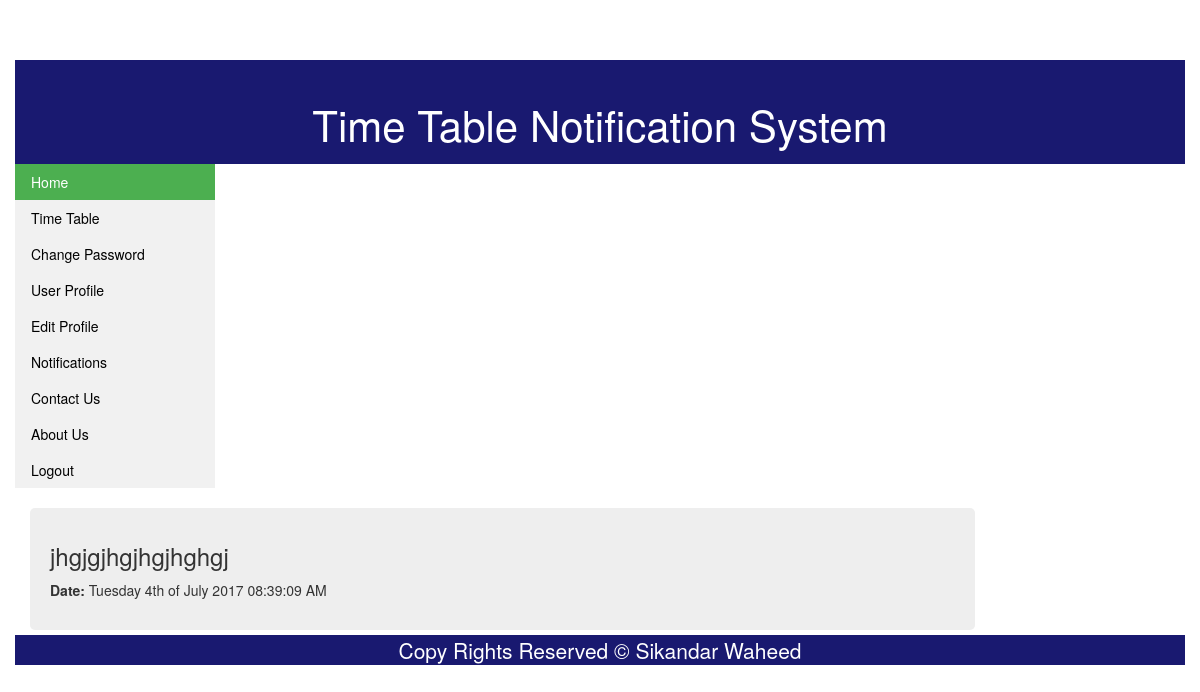
Page /Notifications.php (signed in) on the committed database.
### tables this page shows
CREATE TABLE `notification` (
  `Notif_Id` int(11) NOT NULL,
  `Msg` varchar(100) NOT NULL,
  `Checkpoint` tinyint(1) NOT NULL COMMENT '1: Unread, 0: read',
  `User_Id` int(11) NOT NULL,
  `p_id` int(10) UNSIGNED DEFAULT NULL,
  `time_rec` timestamp NOT NULL DEFAULT CURRENT_TIMESTAMP
);

### Notifications.php (the view, shortened to what this page needs)
<?php
include ('PhpScripts/connection.php');
?>
<!doctype html>
<html>
<head>
<link href="CSS/bootstrap.min.css" rel="stylesheet">
<link href="CSS/homestyle.css" rel="stylesheet" type="text/css">
</head>
<body>
<div class="container col-md-12">
	<div class="header col-md-12">
    	<p id="webtitle">Time Table Notification System</p>
    </div>
    <div class="content">
	<ul class="menu col-md-3">
			 <li><a class="active" href="welcome.php">Home</a></li>
			 <li><a href="timeTable.php">Time Table</a></li>
			 <li><a href="changePassword.php">Change Password</a></li>
	<?php
	if($_SESSION['login_type']==3)
	{
    	echo '
			  <li><a href="userProfile.php">User Profile</a></li>
			  <li><a href="editProfile.php">Edit Profile</a></li>
			  <li><a href="Notifications.php">Notifications</a></li>
			';
	}
		?>
			<li><a href="contactUs.php">Contact Us</a></li>
			<li><a href="aboutUs.php">About Us</a></li>
			<li><a href="PhpScripts/logout.php">Logout</a></li>
		</ul>
		<div class=" col-md-10">
		<br>
			<?php
				$sql = "SELECT * FROM `notification` WHERE `User_Id` = ".$_SESSION['user_id']." AND `Checkpoint`=0";
				$query = mysqli_query($conn,$sql);
				while($row = mysqli_fetch_assoc($query)){
					$date = strtotime($row['time_rec']);
					echo '<div class="message">
							  <h3>'.$row['Msg'].'</h3>
							  <p><b>Date: </b>'.date("l jS \of F Y h:i:s A",$date).'</p>
						</div>';
				}
			?>
		</div>
    </div>
    <div class="footer col-md-12">
   	 <p id="foot">Copy Rights Reserved &copy; Sikandar Waheed</p>
    </div>
</div>
</body>
</html>

### CSS/homestyle.css (style rules this page uses)
.container { background-color: white; margin-top:5%; }
.header { background-color:#191970; }
.footer { background-color:#191970; }
#webtitle { color: white; text-align: center; font-size: 300%; padding-top: 3%; }
#foot { color:white; text-align:center; font-size:150%; margin-bottom:0px; }
ul.menu { list-style-type: none; margin: 0; padding: 0; width: 200px; background-color: #f1f1f1; }
li a { display: block; color: #000; padding: 8px 16px; text-decoration: none; }
li a.active { background-color: #4CAF50; color: white; }

### Notifications.php (style rules this page uses)
.message { background-color:#EEEEEE; padding: 20px; padding-top: 15px; margin-bottom: 5px; border-radius: 5px; }

### rows in the picture
notification: Msg "jhgjgjhgjhgjhghgj", time_rec "Tuesday 4th of July 2017 08:39:09 AM"
